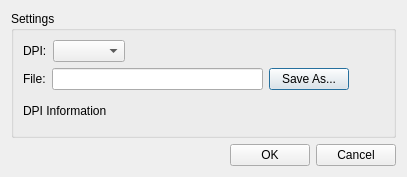
<?xml version="1.0" encoding="UTF-8"?>
<ui version="4.0">
 <class>PDFSettings</class>
 <widget class="QDialog" name="PDFSettings">
  <property name="geometry">
   <rect>
    <x>0</x>
    <y>0</y>
    <width>407</width>
    <height>177</height>
   </rect>
  </property>
  <property name="sizePolicy">
   <sizepolicy hsizetype="Fixed" vsizetype="Fixed">
    <horstretch>0</horstretch>
    <verstretch>0</verstretch>
   </sizepolicy>
  </property>
  <property name="maximumSize">
   <size>
    <width>407</width>
    <height>177</height>
   </size>
  </property>
  <property name="windowTitle">
   <string>PDF Settings</string>
  </property>
  <property name="modal">
   <bool>true</bool>
  </property>
  <layout class="QVBoxLayout" name="verticalLayout_3">
   <item>
    <widget class="QGroupBox" name="grpSettings">
     <property name="title">
      <string>Settings</string>
     </property>
     <layout class="QVBoxLayout" name="verticalLayout_2">
      <item>
       <layout class="QVBoxLayout" name="verticalLayout">
        <item>
         <layout class="QHBoxLayout" name="horizontalLayout_2">
          <item>
           <widget class="QLabel" name="lblDPI">
            <property name="text">
             <string>DPI:</string>
            </property>
           </widget>
          </item>
          <item>
           <widget class="QComboBox" name="cmbDPI"/>
          </item>
          <item>
           <spacer name="horizontalSpacer">
            <property name="orientation">
             <enum>Qt::Horizontal</enum>
            </property>
            <property name="sizeHint" stdset="0">
             <size>
              <width>248</width>
              <height>20</height>
             </size>
            </property>
           </spacer>
          </item>
         </layout>
        </item>
        <item>
         <layout class="QHBoxLayout" name="horizontalLayout">
          <item>
           <widget class="QLabel" name="lblFile">
            <property name="text">
             <string>File:</string>
            </property>
           </widget>
          </item>
          <item>
           <widget class="QLineEdit" name="txtEdtFile">
            <property name="minimumSize">
             <size>
              <width>211</width>
              <height>0</height>
             </size>
            </property>
           </widget>
          </item>
          <item>
           <widget class="QPushButton" name="pBtnSaveAs">
            <property name="text">
             <string>Save As...</string>
            </property>
           </widget>
          </item>
          <item>
           <spacer name="horizontalSpacer_2">
            <property name="orientation">
             <enum>Qt::Horizontal</enum>
            </property>
            <property name="sizeHint" stdset="0">
             <size>
              <width>40</width>
              <height>20</height>
             </size>
            </property>
           </spacer>
          </item>
         </layout>
        </item>
        <item>
         <widget class="QLabel" name="lblDPIInformation">
          <property name="minimumSize">
           <size>
            <width>361</width>
            <height>0</height>
           </size>
          </property>
          <property name="maximumSize">
           <size>
            <width>361</width>
            <height>16777215</height>
           </size>
          </property>
          <property name="text">
           <string>DPI Information</string>
          </property>
         </widget>
        </item>
       </layout>
      </item>
     </layout>
    </widget>
   </item>
   <item>
    <layout class="QHBoxLayout" name="horizontalLayout_3">
     <item>
      <spacer name="horizontalSpacer_3">
       <property name="orientation">
        <enum>Qt::Horizontal</enum>
       </property>
       <property name="sizeHint" stdset="0">
        <size>
         <width>208</width>
         <height>20</height>
        </size>
       </property>
      </spacer>
     </item>
     <item>
      <widget class="QPushButton" name="pBtnOK">
       <property name="text">
        <string>OK</string>
       </property>
      </widget>
     </item>
     <item>
      <widget class="QPushButton" name="pBtnCancel">
       <property name="text">
        <string>Cancel</string>
       </property>
      </widget>
     </item>
    </layout>
   </item>
  </layout>
 </widget>
 <resources/>
 <connections/>
</ui>
